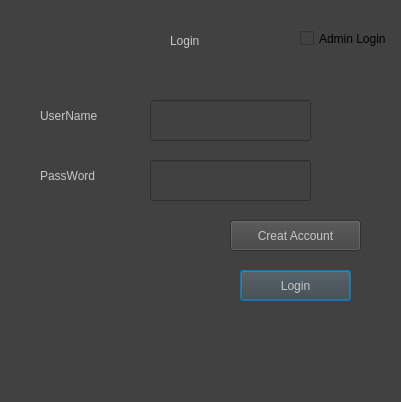
<?xml version="1.0" encoding="UTF-8"?>
<ui version="4.0">
 <class>Dialog</class>
 <widget class="QDialog" name="Dialog">
  <property name="geometry">
   <rect>
    <x>0</x>
    <y>0</y>
    <width>401</width>
    <height>402</height>
   </rect>
  </property>
  <property name="windowTitle">
   <string>Dialog</string>
  </property>
  <property name="styleSheet">
   <string notr="true">background-color:rgb(65, 65, 65)
</string>
  </property>
  <widget class="QPushButton" name="loginbutton">
   <property name="geometry">
    <rect>
     <x>240</x>
     <y>270</y>
     <width>111</width>
     <height>31</height>
    </rect>
   </property>
   <property name="styleSheet">
    <string notr="true">font: 14pt &quot;MS Shell Dlg 2&quot;; color:rgb(199, 199, 199)</string>
   </property>
   <property name="text">
    <string>Login</string>
   </property>
  </widget>
  <widget class="QLabel" name="label">
   <property name="geometry">
    <rect>
     <x>40</x>
     <y>100</y>
     <width>101</width>
     <height>31</height>
    </rect>
   </property>
   <property name="sizePolicy">
    <sizepolicy hsizetype="Preferred" vsizetype="Preferred">
     <horstretch>0</horstretch>
     <verstretch>0</verstretch>
    </sizepolicy>
   </property>
   <property name="styleSheet">
    <string notr="true">font: 14pt &quot;MS Shell Dlg 2&quot;; color:rgb(199, 199, 199)</string>
   </property>
   <property name="text">
    <string>UserName</string>
   </property>
  </widget>
  <widget class="QLabel" name="label_2">
   <property name="geometry">
    <rect>
     <x>170</x>
     <y>20</y>
     <width>91</width>
     <height>41</height>
    </rect>
   </property>
   <property name="layoutDirection">
    <enum>Qt::LeftToRight</enum>
   </property>
   <property name="styleSheet">
    <string notr="true">font: 25pt &quot;MS Shell Dlg 2&quot;; color:rgb(199, 199, 199)</string>
   </property>
   <property name="text">
    <string>Login</string>
   </property>
   <property name="scaledContents">
    <bool>false</bool>
   </property>
  </widget>
  <widget class="QLabel" name="label_3">
   <property name="geometry">
    <rect>
     <x>40</x>
     <y>160</y>
     <width>101</width>
     <height>31</height>
    </rect>
   </property>
   <property name="sizePolicy">
    <sizepolicy hsizetype="Preferred" vsizetype="Preferred">
     <horstretch>0</horstretch>
     <verstretch>0</verstretch>
    </sizepolicy>
   </property>
   <property name="styleSheet">
    <string notr="true">font: 14pt &quot;MS Shell Dlg 2&quot;; color:rgb(199, 199, 199)</string>
   </property>
   <property name="text">
    <string>PassWord</string>
   </property>
  </widget>
  <widget class="QLineEdit" name="passw">
   <property name="geometry">
    <rect>
     <x>150</x>
     <y>160</y>
     <width>161</width>
     <height>41</height>
    </rect>
   </property>
   <property name="styleSheet">
    <string notr="true">font: 14pt &quot;MS Shell Dlg 2&quot;; color:rgb(199, 199, 199)</string>
   </property>
   <property name="echoMode">
    <enum>QLineEdit::Password</enum>
   </property>
   <property name="clearButtonEnabled">
    <bool>true</bool>
   </property>
  </widget>
  <widget class="QLineEdit" name="username">
   <property name="geometry">
    <rect>
     <x>150</x>
     <y>100</y>
     <width>161</width>
     <height>41</height>
    </rect>
   </property>
   <property name="styleSheet">
    <string notr="true">font: 14pt &quot;MS Shell Dlg 2&quot;; color:rgb(199, 199, 199)</string>
   </property>
   <property name="echoMode">
    <enum>QLineEdit::Normal</enum>
   </property>
   <property name="clearButtonEnabled">
    <bool>true</bool>
   </property>
  </widget>
  <widget class="QPushButton" name="createbutton">
   <property name="geometry">
    <rect>
     <x>230</x>
     <y>220</y>
     <width>131</width>
     <height>31</height>
    </rect>
   </property>
   <property name="styleSheet">
    <string notr="true">font: 14pt &quot;MS Shell Dlg 2&quot;; color:rgb(199, 199, 199)</string>
   </property>
   <property name="text">
    <string>Creat Account</string>
   </property>
  </widget>
  <widget class="QCheckBox" name="admin_login_checkbox">
   <property name="geometry">
    <rect>
     <x>300</x>
     <y>30</y>
     <width>91</width>
     <height>17</height>
    </rect>
   </property>
   <property name="text">
    <string>Admin Login</string>
   </property>
  </widget>
 </widget>
 <resources/>
 <connections/>
</ui>
